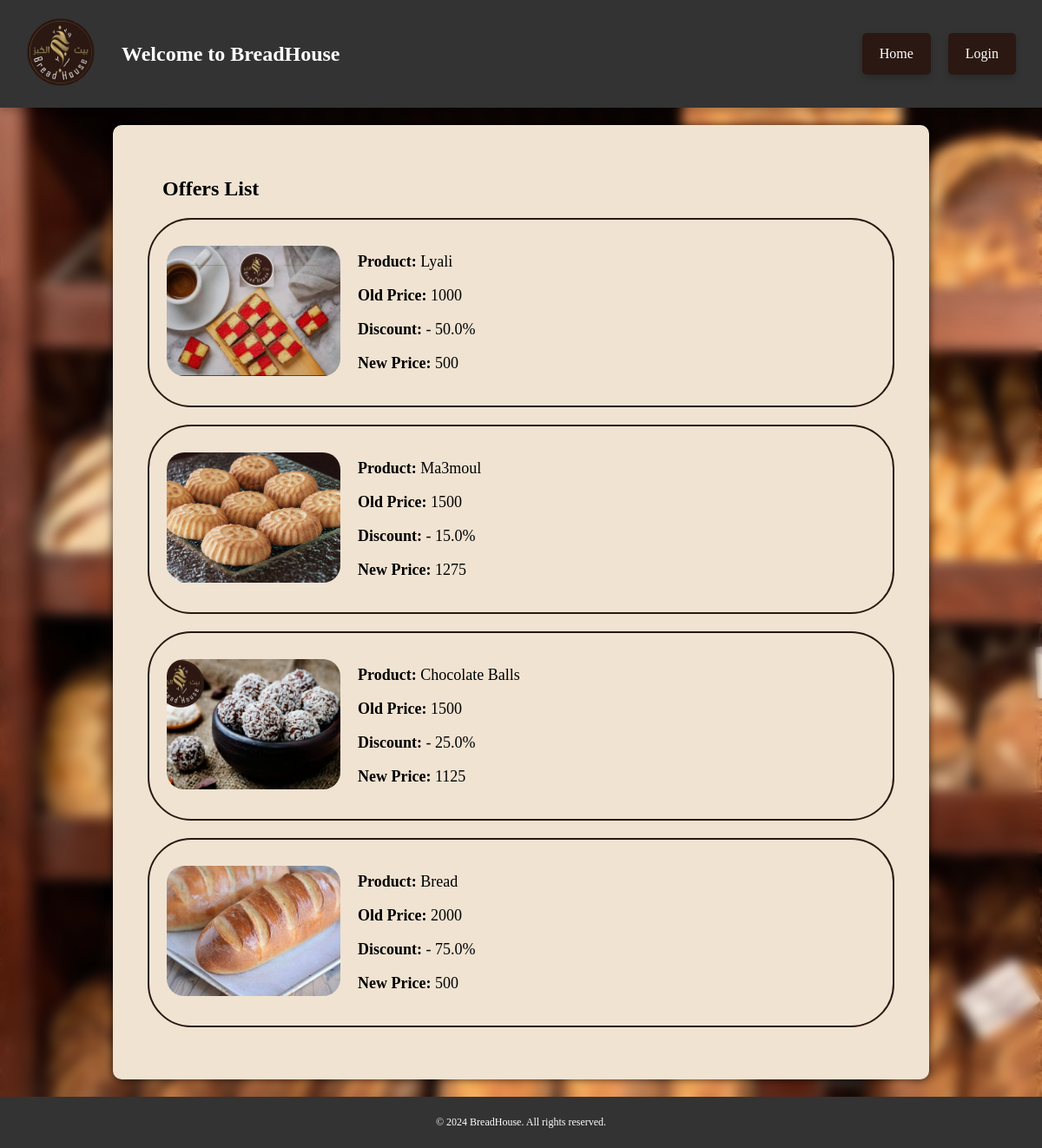
Page /offer/ on the committed database.
### Menue/models.py (models this page shows, shortened)
class Offer(models.Model):
    product = models.ForeignKey(Product, on_delete=models.CASCADE)
    discount = models.FloatField()
    @property
    def new_price(self):
        discount_decimal = Decimal(str(self.discount / 100))
        discounted_price = self.product.price * (1 - discount_decimal)
        return int(discounted_price)

class Product(models.Model):
    category=models.ForeignKey(Category,on_delete=models.SET_NULL,null=True,)
    name = models.CharField(max_length=100)
    description = models.CharField(max_length=100)
    price=models.IntegerField()
    image = models.ImageField(upload_to='product_images/', null=True, blank=True)

### Menue/views/views.py (the view)
# urls.py: path('offer/', views.offer_list, name='offer_list'),
def offer_list(request):
    offers=Offer.objects.all()
    return render(request,'offer/offer_list.html',{'offers':offers})

### Menue/templates/offer/offer_list.html (shortened to what this page needs)
{% extends 'base.html' %}
{% block content %}
{% load static %}
<link rel="stylesheet" href="{% static 'css/offer-list-style.css' %}">
<body>
    <div class="offer-container">
        <h2 class="offer-heading">Offers List</h2>
        <ul class="offer-list">
            {% for offer in offers %}
            <li class="offer-item">
                {% if offer.product.image %}
                <a href="{% url 'product_details' product_id=offer.product.id %}">
                    <img src="{{ offer.product.image.url }}" alt="{{ offer.product.name }} Image" class="offer-image">
                </a>
                {% endif %}
                <div class="offer-details">
                    <p><strong class="offer-product-label">Product:</strong> {{ offer.product.name }}</p>
                    <p><strong class="offer-old-price-label">Old Price:</strong> {{ offer.product.price }}</p>
                    <p><strong class="offer-old-price-label">Discount:</strong> - {{ offer.discount }}%</p>
                    <p><strong class="offer-new-price-label">New Price:</strong> {{ offer.new_price }}</p>
                </div>
            </li>
            {% endfor %}
        </ul>
    </div>
</body>
{% endblock %}

### Menue/static/css/base-style.css (style rules this page uses)
.base-body { margin: 0; padding: 0; background-color: #f4f4f4; background-image: url('../../media/background/dashboard.jpg'); background-size: cover; background-attachment: fixed; position: relative; z-index: 0; font-family: Cambria, Cochin, Georgia, Times, 'Times New Roman', serif }
.base-body::before { content: ''; position: absolute; top: 0; left: 0; right: 0; bottom: 0; background: inherit; filter: blur(7px); z-index: -1; }
.category-image, .new-item-image, .trend-item-image, .offer-image { width: 100%; height: 200px; border-radius: 20px; object-fit: cover; }

### Menue/static/css/offer-list-style.css (style rules this page uses)
.offer-container { padding: 20px; }
.offer-heading { font-size: 24px; }
.offer-list { list-style-type: none; padding: 0; margin: 0; }
.offer-item { border: 2px solid #2b1812; border-radius: 50px; margin-bottom: 20px; padding: 20px; display: flex; }
h2 { margin-left: 17px; }
.offer-image { width: 200px; height: 150px; margin-right: 20px; border-radius: 20px; margin-top: 10px; }
.offer-details { flex: 1; font-size: large; }
.offer-product-label { font-weight: bold; }
.offer-old-price-label { font-weight: bold; }
.offer-new-price-label { font-weight: bold; }

### rows in the picture
Offer: product.image (picture), product.name "Lyali", product.price "1000", discount "50.0", new_price "500"
Offer: product.image (picture), product.name "Ma3moul", product.price "1500", discount "15.0", new_price "1275"
Offer: product.image (picture), product.name "Chocolate Balls", product.price "1500", discount "25.0", new_price "1125"
Offer: product.image (picture), product.name "Bread", product.price "2000", discount "75.0", new_price "500"
